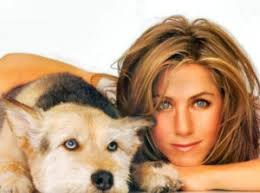
#> input picture eye.jpg, 260 x 193 px
$ python eye_detect.py
#> lines starting #> are read from the running program, lines starting #| are printed output that depends on the picture; after the words box and inside, x2 and y2 are one past the last pixel; in counts of white or black regions, pixels touching at a corner belong together
#!/usr/bin/python3
import cv2
print(cv2.__version__)

# detecting images
car_cascade = cv2.CascadeClassifier('eye.xml')
img=cv2.imread('eye.jpg')
#> img is the input picture: shape (193, 260, 3); mean B, G, R 133.3, 161.6, 193.9
print(img.shape)
#| (193, 260, 3)

cars=car_cascade.detectMultiScale(img,1.1,2)
#> cars = [[187, 90, 26, 26], [155, 94, 22, 22], [58, 133, 24, 24], [101, 134, 22, 22], [38, 122, 46, 46]]
print(cars)
#| [[187  90  26  26]
#|  [155  94  22  22]
#|  [ 58 133  24  24]
#|  [101 134  22  22]
#|  [ 38 122  46  46]]

for x,y,w,h in cars:
    cv2.rectangle(img,(x,y),(x+w,y+h),(0,0,255),2)
#> this loop made 5 passes
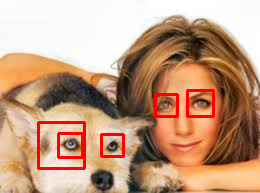
#> img: shape (193, 260, 3); 3.26% of pixels changed, all inside (x1, y1, x2, y2) = (37, 89, 215, 170)
cv2.imshow('all',img)
cv2.waitKey(0)
cv2.destroyAllWindows()

$ run again, with cat.jpg copied over eye.jpg
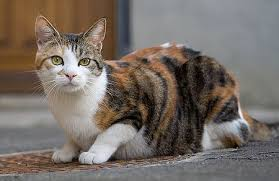
#> input picture cat.jpg, 279 x 181 px
#> img is the input picture: shape (181, 279, 3); mean B, G, R 101.2, 108.4, 117.8
#| (181, 279, 3)
#> cars = [[56, 85, 25, 25]]
#| [[56 85 25 25]]
#> the loop `for x,y,w,h in cars:` made 1 pass
#> after the loop `for x,y,w,h in cars:`:
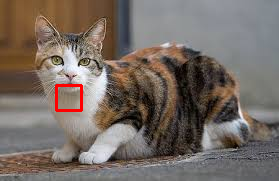
#> img: shape (181, 279, 3); 0.59% of pixels changed, all inside (x1, y1, x2, y2) = (55, 84, 83, 112)
